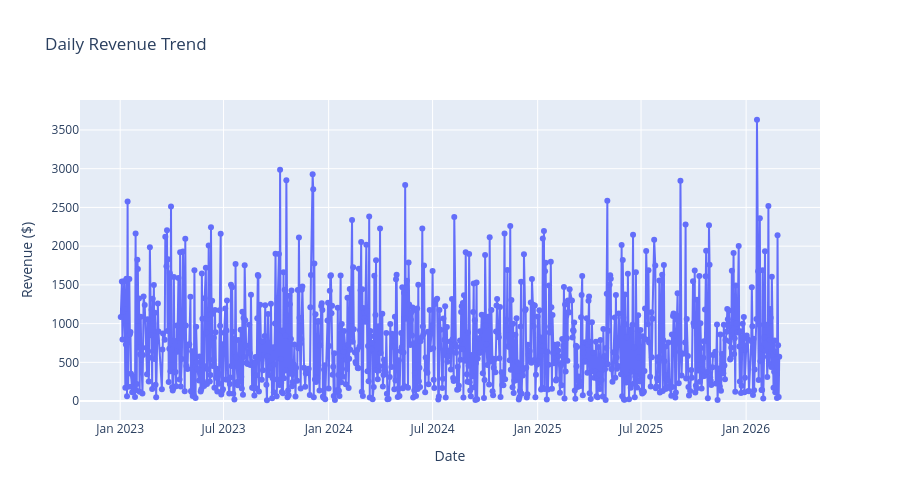

This figure's notebook cell:
### Code cell
fig = px.line(
    daily_sales,
    x='date',
    y='total_revenue',
    title='Daily Revenue Trend',
    labels={'total_revenue': 'Revenue ($)', 'date': 'Date'},
    markers=True
)
fig.update_layout(hovermode='x unified', height=500)
fig.show()

### Figure 1 — Plotly figure (JSON) as saved in the notebook; plotly's stock layout.template omitted (floating-point values rounded to 4 significant figures; data arrays with more than 128 entries replaced by an {"elided": "..."} marker saying what was removed)
{"data": [{"hovertemplate": "Date=%{x}<br>Revenue ($)=%{y}<extra></extra>", "legendgroup": "", "line": {"color": "#636efa", "dash": "solid"}, "marker": {"symbol": "circle"}, "mode": "lines+markers", "name": "", "orientation": "v", "showlegend": false, "type": "scatter", "x": {"elided": "959 str values"}, "xaxis": "x", "y": {"elided": "959 float values"}, "yaxis": "y"}], "layout": {"height": 500, "hovermode": "x unified", "legend": {"tracegroupgap": 0}, "title": {"text": "Daily Revenue Trend"}, "xaxis": {"anchor": "y", "domain": [0, 1], "title": {"text": "Date"}}, "yaxis": {"anchor": "x", "domain": [0, 1], "title": {"text": "Revenue ($)"}}}}
